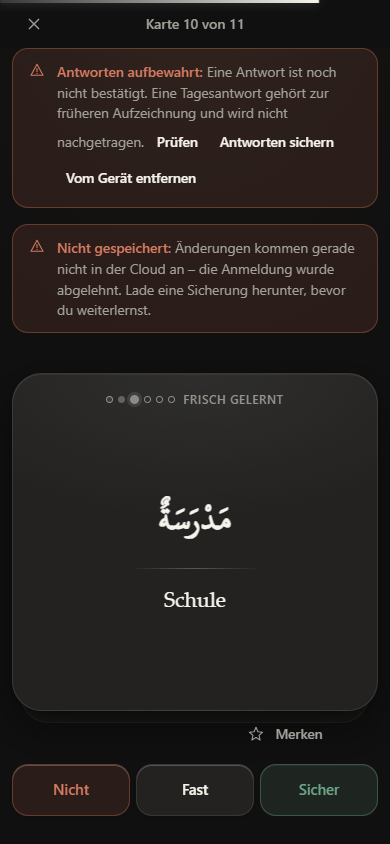
#> input picture plan/sicherung/tests/a16-tageshinweis.png, 390 x 844 px, given in place of abnahme-rechtsplan-820-hell.png.png, which was not available
$ python x_d_foto_auswerten.py ../../sicherung/tests/a16-tageshinweis.png ../../sicherung/tests/abnahme-rechtsplan-820-hell.png
#> lines starting #> are read from the running program, lines starting #| are printed output that depends on the picture; pictures that were not available may be replaced by others from this repository, and a replacement may not be noted
"""Erstes Fehlerfoto exakt vergleichen und passende gesicherte DOM-Daten nennen."""
import json, sys
from pathlib import Path
from PIL import Image, ImageChops, ImageEnhance
root, name = Path(sys.argv[1]), sys.argv[2]
before = root.parent / 'vor' / (name + '.png')
after = root / (name + '.png')
a, b = Image.open(before).convert('RGB'), Image.open(after).convert('RGB')
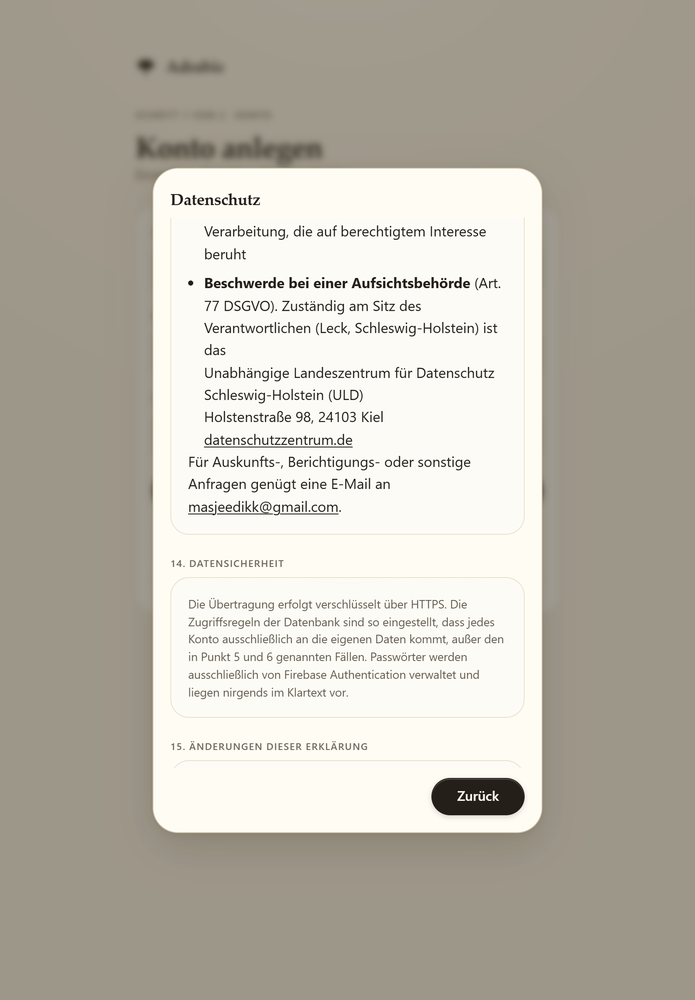
#> input picture plan/sicherung/tests/abnahme-rechtsplan-820-hell.png, 695 x 1000 px, shrunk from 1640 x 2360 before the run, given in place of abnahme-rechtsplan-820-hell.png.png, which was not available
#> a is the input picture: PIL image 390x844 RGB; mean R, G, B 38.4, 33.5, 31.2
#> b is the input picture: PIL image 695x1000 RGB; mean R, G, B 188.2, 183.3, 172.8
d = ImageChops.difference(a, b)
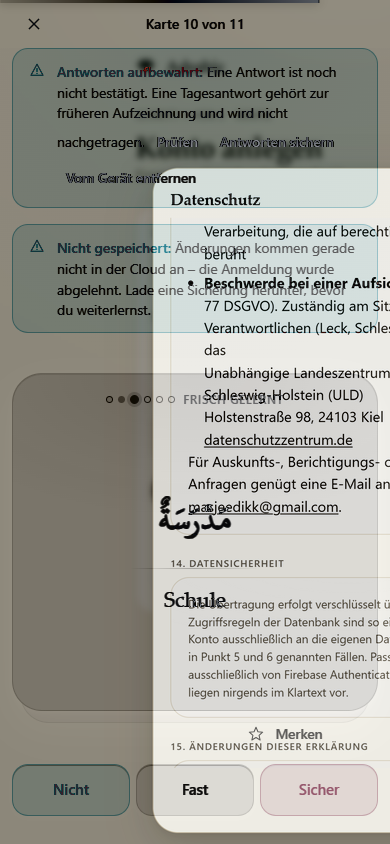
#> d: PIL image 390x844 RGB; mean R, G, B 159.4, 159.6, 152.3
box = d.getbbox()
#> box = (0, 0, 390, 844)
print('Größe', a.size, b.size, 'Bereich', box, 'Pixel', sum(p != (0,0,0) for p in d.getdata()))
#| Größe (390, 844) (695, 1000) Bereich (0, 0, 390, 844) Pixel 329160
d.save(root / (name + '-diff.png'))
ImageEnhance.Contrast(d).enhance(32).save(root / (name + '-diff-verstaerkt.png'))
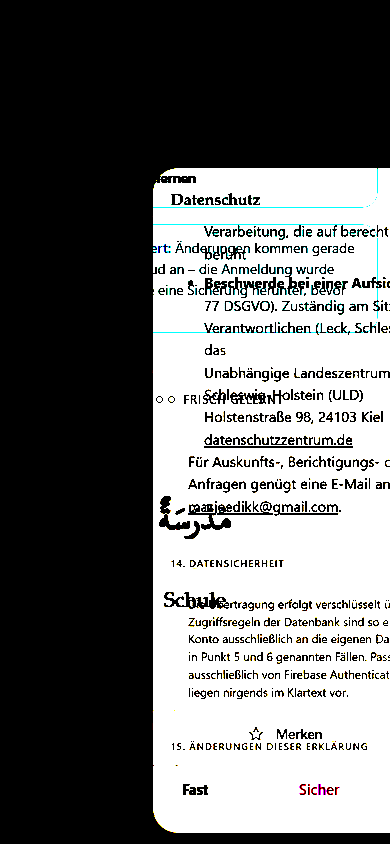
#> saved as abnahme-rechtsplan-820-hell.png-diff-verstaerkt.png: PIL image 390x844 RGB; mean R, G, B 108, 108.5, 108.2
if box:
    x0,y0,x1,y1=box
#> x0 = 0; y0 = 0; x1 = 390; y1 = 844
    report={'bereich':box,'pixel':sum(p!=(0,0,0) for p in d.getdata()),'maxima':d.getextrema(),'dom':[]}
#> report = {'bereich': (0, 0, 390, 844), 'pixel': 329160, 'maxima': ((0, 243), (0, 244), (0, 244)), 'dom': []}
    for f in (root/'diagnose').glob('*/'+name+'-*.json'):
        if 'domsnapshot' in f.name: continue
        data=json.loads(f.read_text())
        scale=data['viewport']['dpr']
        rect=(x0/scale,y0/scale,x1/scale,y1/scale)
        elements=[e for e in data['elemente'] if e['rect']['width']>0 and e['rect']['height']>0
                  and e['rect']['x']<rect[2] and e['rect']['right']>rect[0]
                  and e['rect']['y']+data['scrollY']<rect[3] and e['rect']['bottom']+data['scrollY']>rect[1]]
        report['dom'].append({'datei':str(f),'zeit':data['zeit'],'scrollY':data['scrollY'],'animationen':data['animationen'],'elemente':elements})
    (root/(name+'-befund.json')).write_text(json.dumps(report,indent=2),encoding='utf-8')
    print('Maxima', report['maxima'])
#| Maxima ((0, 243), (0, 244), (0, 244))
    for data in report['dom']:
        print(data['datei'],data['zeit'],'Animationen',len(data['animationen']))
        for e in sorted(data['elemente'],key=lambda e:e['rect']['width']*e['rect']['height'])[:12]:
            print(e['html'][:160],e['rect'],e['stil'])
#> this loop made 0 passes
    for f in (root/'diagnose').glob('*/trace.json'):
        events=json.loads(f.read_text())['traceEvents']
        marks=[e for e in events if e['name']=='TimeStamp' and name in e.get('args',{}).get('data',{}).get('message','')]
        if not marks:continue
        names={(e['pid'],e.get('tid')):e.get('args',{}).get('name') for e in events if e.get('ph')=='M' and e['name']=='thread_name'}
        lo,hi=marks[0]['ts'],marks[-1]['ts']
        tasks=[{'name':e['name'],'ms':e['dur']/1000,'ab_vor_ms':(e['ts']-lo)/1000,'thread':names.get((e['pid'],e.get('tid'))),'args':e.get('args')}
               for e in events if e.get('ph')=='X' and e.get('dur',0)>=1000 and lo<=e['ts']<=hi]
        (f.parent/(name+'-trace-auswertung.json')).write_text(json.dumps({'marken':marks,'aufgaben':tasks},indent=2),encoding='utf-8')
        print('Trace-Marken',[(m['args']['data']['message'],m['ts']) for m in marks])
        print('Längste Aufgaben',json.dumps(sorted(tasks,key=lambda e:-e['ms'])[:8]))
    for f in (root/'diagnose').glob('*/'+name+'-kontrolle-*.png'):
        im=Image.open(f).convert('RGB')
        print('Kontrolle',f.name,'gegen Vorher',ImageChops.difference(a,im).getbbox(),'gegen Fehler',ImageChops.difference(b,im).getbbox())
